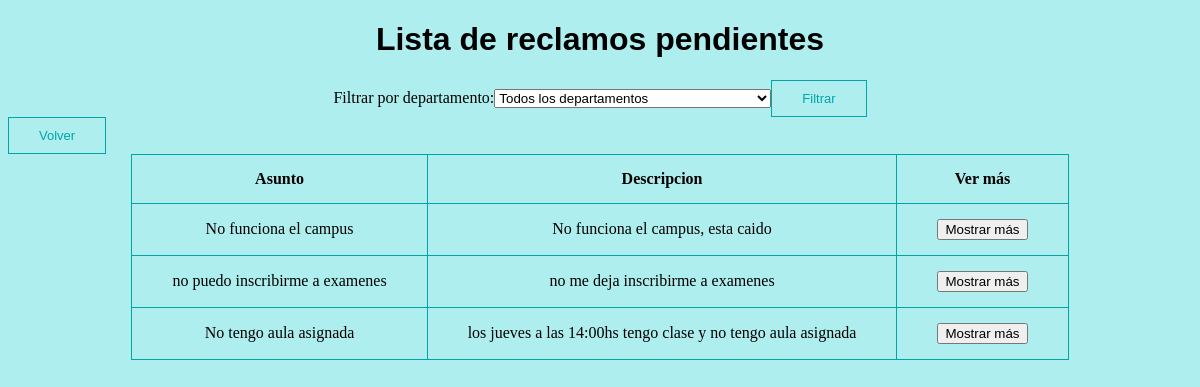
The app's page /lista_reclamos (signed in), older data.
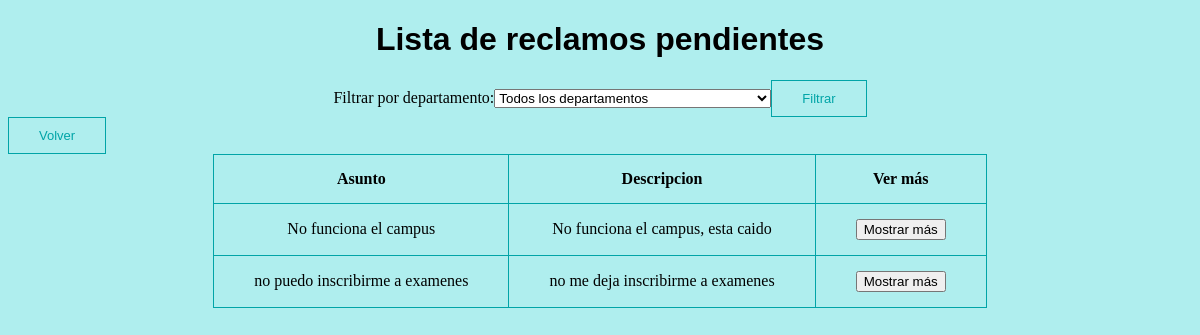
The same page, newer data.
### modules/class_reclamo.py (models this page shows, shortened)
class Reclamo(db.Model):
    id = db.Column(db.Integer,primary_key=True)
    usuario_creador = db.Column(db.String(100))
    asunto = db.Column(db.String(1000))
    descripcion = db.Column(db.String(1000))
    departamento_id = db.Column(db.Integer, db.ForeignKey('departamento.id'), nullable=True)
    estado =  db.Column(db.String(100))
    adherente = db.Column(db.String(100))
    fecha = db.Column(db.DateTime, default=datetime.utcnow)

### server.py (the view, shortened to what this page needs)
@app.route("/lista_reclamos", methods=['GET','POST'])
@login_required
def lista_reclamos():
    detalles = {}
    departamentos = Departamento.query.all()
    departamento_id = request.args.get('departamento_id',default=None)
    reclamos_pendientes = Reclamo.query.filter_by(estado='Pendiente')
    if departamento_id:
        reclamos_pendientes = reclamos_pendientes.filter(Reclamo.departamento_id == departamento_id)
    reclamos = reclamos_pendientes.all()
    return render_template('lista_reclamos.html', reclamos=reclamos, detalles=detalles,user=current_user.email,departamentos=departamentos)

### server.py (called while the page is built)
@login_manager.user_loader
def user_loader(user_id):
    user = Usuario.query.get(user_id)
    if user:
        if user.id in admin_list:
            return Jefe_departamento.query.get(user_id)  #en base al id clasifica al usuario actual en jefe o usuario final
        else:
            return Usuario_final.query.get(user_id)

### templates/lista_reclamos.html (shortened to what this page needs)
<!DOCTYPE html>
<html lang="en">
<html>
    <head style="background-color:paleturquoise">
    </head>
    <body style="background-color:paleturquoise">
        <h1 class="centrar_element">Lista de reclamos pendientes</h1>
        <form action="{{ url_for('lista_reclamos') }}" method="GET">
            <div class="centrar_element">
            <label for="departamento">Filtrar por departamento: </label>
            <select name="departamento_id" id="departamento">
              <option value="">Todos los departamentos</option>
            </select>
            <button type="submit">Filtrar</button>
            </div>
        </form>
        <button onclick="location.href='/pantalla_principal'">Volver</button>
        <div class="table-container">
          <table>
              <tr>
                <td><b>Asunto</b></td>
                <td><b>Descripcion</b></td>
                <td><b>Ver más</b></td>
              </tr>
              {% for reclamo in reclamos %}
              <tr>
                  <td>{{ reclamo.asunto }} </td>
                  <td>{{ reclamo.descripcion }}</td>
                  <form action="{{ url_for('lista_reclamos') }}" method="post">
                  <td><input type="submit" name="submit-btn" value="Mostrar más"></td>
                  </form>
              </tr>
              {% endfor %}
          </table>
        </div>
    </body>

Row changes from the older to the newer data that the page shows:
removed Reclamo: asunto "No tengo aula asignada", descripcion "los jueves a las 14:00hs tengo clase y no tengo aula asignada"
